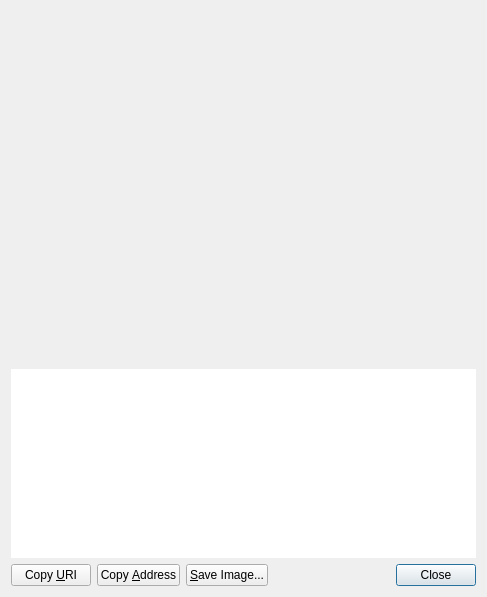
<?xml version="1.0" encoding="UTF-8"?>
<ui version="4.0">
 <class>ReceiveRequestDialog</class>
 <widget class="QDialog" name="ReceiveRequestDialog">
  <property name="geometry">
   <rect>
    <x>0</x>
    <y>0</y>
    <width>487</width>
    <height>597</height>
   </rect>
  </property>
  <layout class="QVBoxLayout" name="verticalLayout_3">
   <item>
    <widget class="QFrame" name="frameQR">
     <property name="sizePolicy">
      <sizepolicy hsizetype="Expanding" vsizetype="Fixed">
       <horstretch>0</horstretch>
       <verstretch>0</verstretch>
      </sizepolicy>
     </property>
     <layout class="QVBoxLayout" name="verticalLayoutQR">
      <property name="leftMargin">
       <number>16</number>
      </property>
      <property name="topMargin">
       <number>16</number>
      </property>
      <property name="rightMargin">
       <number>16</number>
      </property>
      <property name="bottomMargin">
       <number>16</number>
      </property>
      <item>
       <widget class="QRImageWidget" name="lblQRCode">
        <property name="sizePolicy">
         <sizepolicy hsizetype="Expanding" vsizetype="Fixed">
          <horstretch>0</horstretch>
          <verstretch>0</verstretch>
         </sizepolicy>
        </property>
        <property name="minimumSize">
         <size>
          <width>300</width>
          <height>320</height>
         </size>
        </property>
        <property name="toolTip">
         <string>QR Code</string>
        </property>
        <property name="textFormat">
         <enum>Qt::PlainText</enum>
        </property>
        <property name="alignment">
         <set>Qt::AlignCenter</set>
        </property>
        <property name="wordWrap">
         <bool>true</bool>
        </property>
       </widget>
      </item>
     </layout>
    </widget>
   </item>
   <item>
    <widget class="QTextEdit" name="outUri">
     <property name="sizePolicy">
      <sizepolicy hsizetype="Expanding" vsizetype="Expanding">
       <horstretch>0</horstretch>
       <verstretch>0</verstretch>
      </sizepolicy>
     </property>
     <property name="minimumSize">
      <size>
       <width>0</width>
       <height>50</height>
      </size>
     </property>
     <property name="frameShape">
      <enum>QFrame::NoFrame</enum>
     </property>
     <property name="frameShadow">
      <enum>QFrame::Plain</enum>
     </property>
     <property name="tabChangesFocus">
      <bool>true</bool>
     </property>
     <property name="textInteractionFlags">
      <set>Qt::TextSelectableByKeyboard|Qt::TextSelectableByMouse</set>
     </property>
    </widget>
   </item>
   <item>
    <layout class="QHBoxLayout" name="horizontalLayout">
     <item>
      <widget class="QPushButton" name="btnCopyURI">
       <property name="text">
        <string>Copy &amp;URI</string>
       </property>
       <property name="autoDefault">
        <bool>false</bool>
       </property>
      </widget>
     </item>
     <item>
      <widget class="QPushButton" name="btnCopyAddress">
       <property name="text">
        <string>Copy &amp;Address</string>
       </property>
       <property name="autoDefault">
        <bool>false</bool>
       </property>
      </widget>
     </item>
     <item>
      <widget class="QPushButton" name="btnSaveAs">
       <property name="text">
        <string>&amp;Save Image...</string>
       </property>
       <property name="autoDefault">
        <bool>false</bool>
       </property>
      </widget>
     </item>
     <item>
      <spacer name="horizontalSpacer_2">
       <property name="orientation">
        <enum>Qt::Horizontal</enum>
       </property>
       <property name="sizeHint" stdset="0">
        <size>
         <width>40</width>
         <height>20</height>
        </size>
       </property>
      </spacer>
     </item>
     <item>
      <widget class="QDialogButtonBox" name="buttonBox">
       <property name="standardButtons">
        <set>QDialogButtonBox::Close</set>
       </property>
      </widget>
     </item>
    </layout>
   </item>
  </layout>
 </widget>
 <customwidgets>
  <customwidget>
   <class>QRImageWidget</class>
   <extends>QLabel</extends>
   <header>receiverequestdialog.h</header>
  </customwidget>
 </customwidgets>
 <resources/>
 <connections>
  <connection>
   <sender>buttonBox</sender>
   <signal>rejected()</signal>
   <receiver>ReceiveRequestDialog</receiver>
   <slot>reject()</slot>
   <hints>
    <hint type="sourcelabel">
     <x>452</x>
     <y>573</y>
    </hint>
    <hint type="destinationlabel">
     <x>243</x>
     <y>298</y>
    </hint>
   </hints>
  </connection>
  <connection>
   <sender>buttonBox</sender>
   <signal>accepted()</signal>
   <receiver>ReceiveRequestDialog</receiver>
   <slot>accept()</slot>
   <hints>
    <hint type="sourcelabel">
     <x>452</x>
     <y>573</y>
    </hint>
    <hint type="destinationlabel">
     <x>243</x>
     <y>298</y>
    </hint>
   </hints>
  </connection>
 </connections>
</ui>
